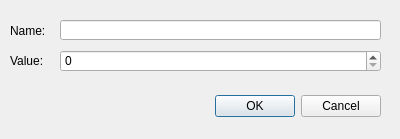
<?xml version="1.0" encoding="UTF-8"?>
<ui version="4.0">
 <class>InsertRowDialog</class>
 <widget class="QDialog" name="InsertRowDialog">
  <property name="geometry">
   <rect>
    <x>0</x>
    <y>0</y>
    <width>400</width>
    <height>139</height>
   </rect>
  </property>
  <property name="windowTitle">
   <string>Insert Row</string>
  </property>
  <widget class="QDialogButtonBox" name="buttonBox">
   <property name="enabled">
    <bool>true</bool>
   </property>
   <property name="geometry">
    <rect>
     <x>40</x>
     <y>90</y>
     <width>341</width>
     <height>32</height>
    </rect>
   </property>
   <property name="orientation">
    <enum>Qt::Horizontal</enum>
   </property>
   <property name="standardButtons">
    <set>QDialogButtonBox::Cancel|QDialogButtonBox::Ok</set>
   </property>
   <property name="centerButtons">
    <bool>false</bool>
   </property>
  </widget>
  <widget class="QLineEdit" name="editName">
   <property name="geometry">
    <rect>
     <x>60</x>
     <y>20</y>
     <width>321</width>
     <height>20</height>
    </rect>
   </property>
  </widget>
  <widget class="QSpinBox" name="editValue">
   <property name="geometry">
    <rect>
     <x>60</x>
     <y>50</y>
     <width>321</width>
     <height>22</height>
    </rect>
   </property>
   <property name="minimum">
    <number>0</number>
   </property>
   <property name="maximum">
    <number>9999</number>
   </property>
  </widget>
  <widget class="QLabel" name="label">
   <property name="geometry">
    <rect>
     <x>10</x>
     <y>20</y>
     <width>41</width>
     <height>21</height>
    </rect>
   </property>
   <property name="text">
    <string>Name:</string>
   </property>
  </widget>
  <widget class="QLabel" name="label_2">
   <property name="geometry">
    <rect>
     <x>10</x>
     <y>50</y>
     <width>41</width>
     <height>21</height>
    </rect>
   </property>
   <property name="text">
    <string>Value:</string>
   </property>
  </widget>
 </widget>
 <resources/>
 <connections>
  <connection>
   <sender>buttonBox</sender>
   <signal>accepted()</signal>
   <receiver>InsertRowDialog</receiver>
   <slot>accept()</slot>
   <hints>
    <hint type="sourcelabel">
     <x>248</x>
     <y>254</y>
    </hint>
    <hint type="destinationlabel">
     <x>157</x>
     <y>274</y>
    </hint>
   </hints>
  </connection>
  <connection>
   <sender>buttonBox</sender>
   <signal>rejected()</signal>
   <receiver>InsertRowDialog</receiver>
   <slot>reject()</slot>
   <hints>
    <hint type="sourcelabel">
     <x>316</x>
     <y>260</y>
    </hint>
    <hint type="destinationlabel">
     <x>286</x>
     <y>274</y>
    </hint>
   </hints>
  </connection>
 </connections>
</ui>
